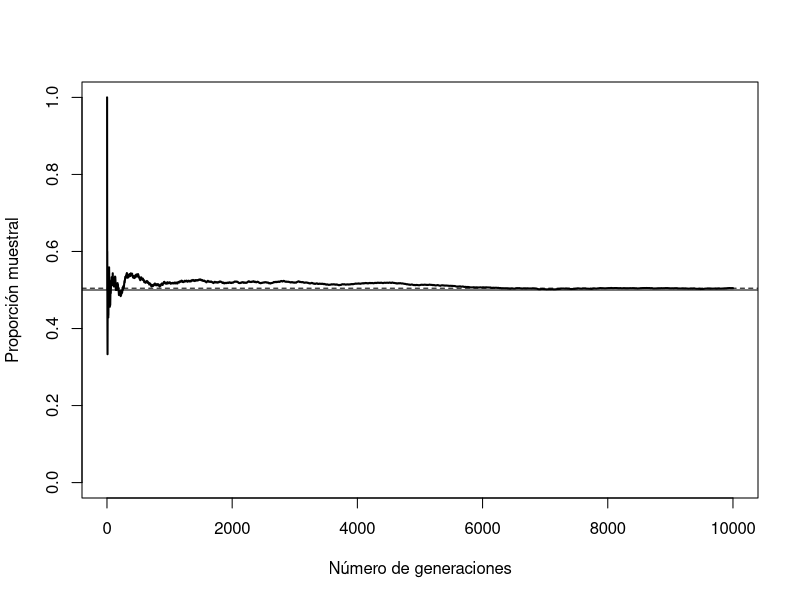
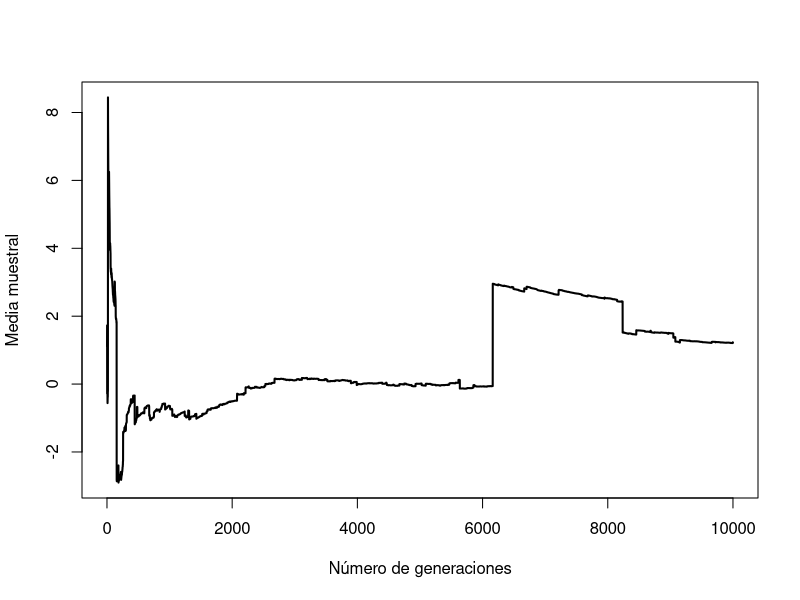
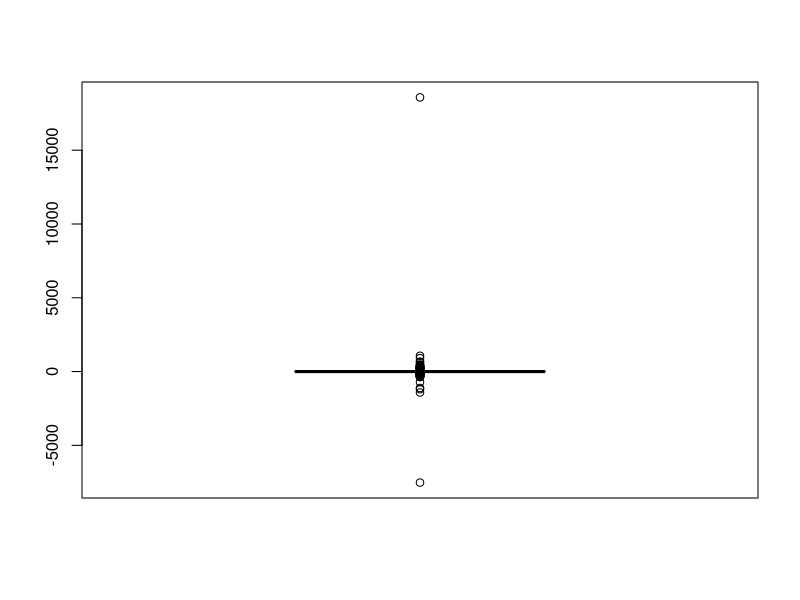
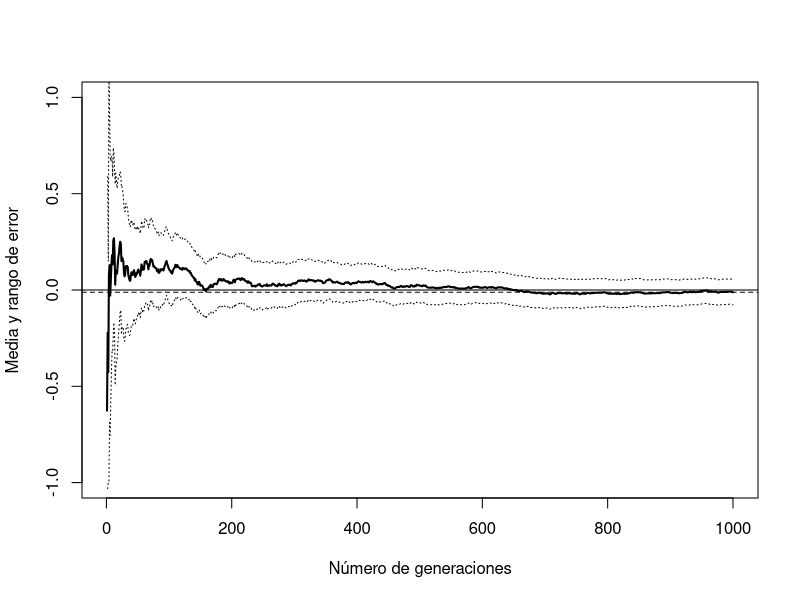
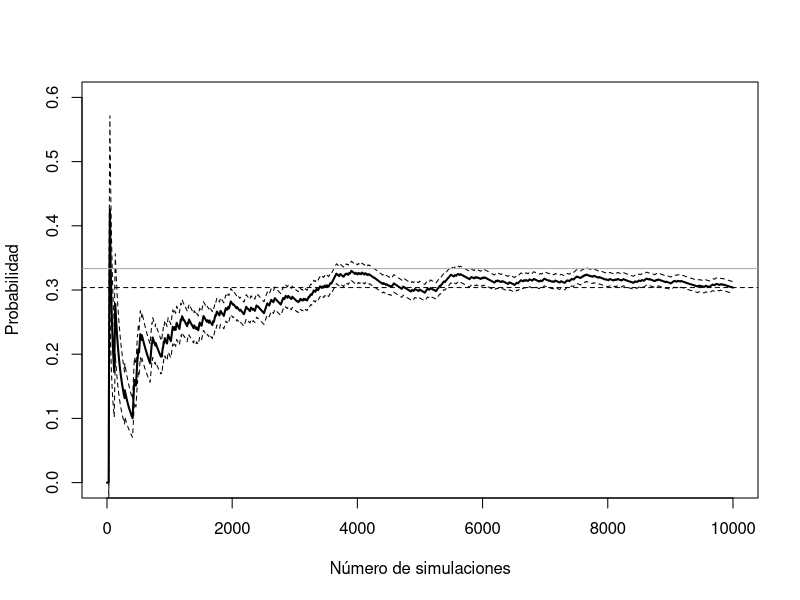
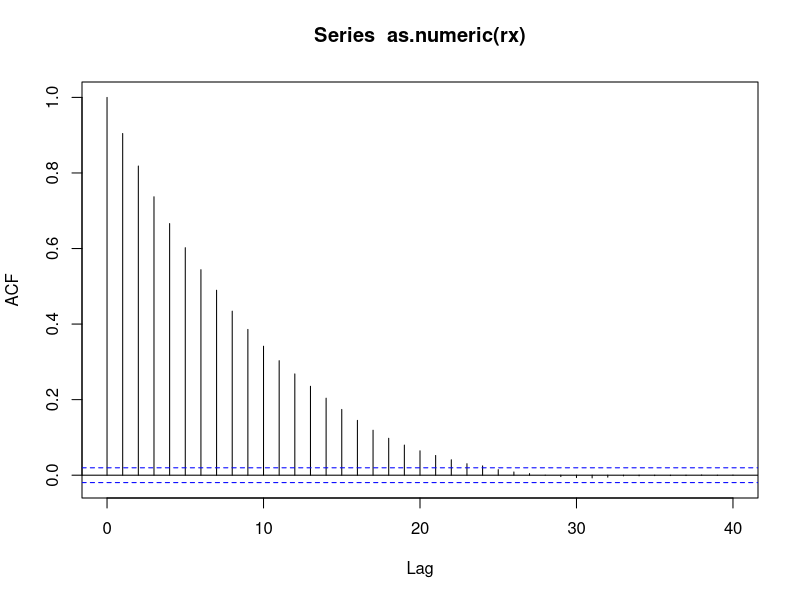
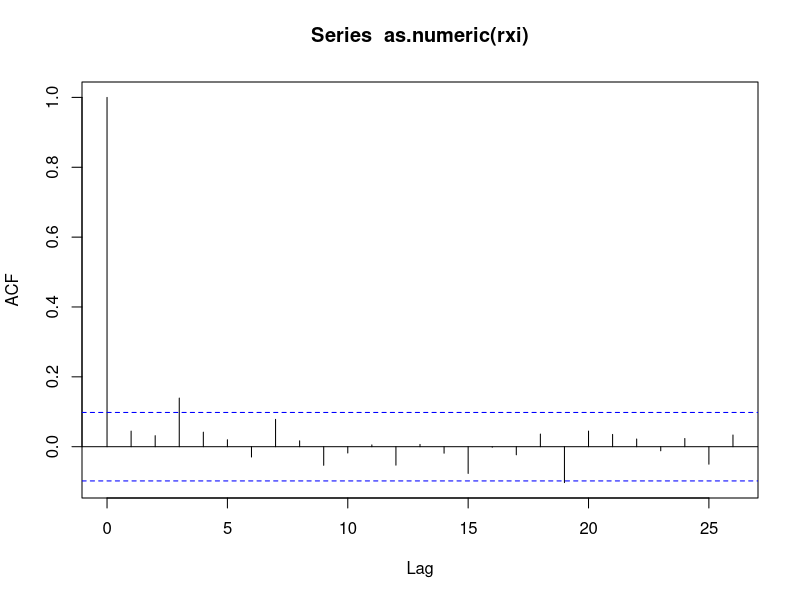
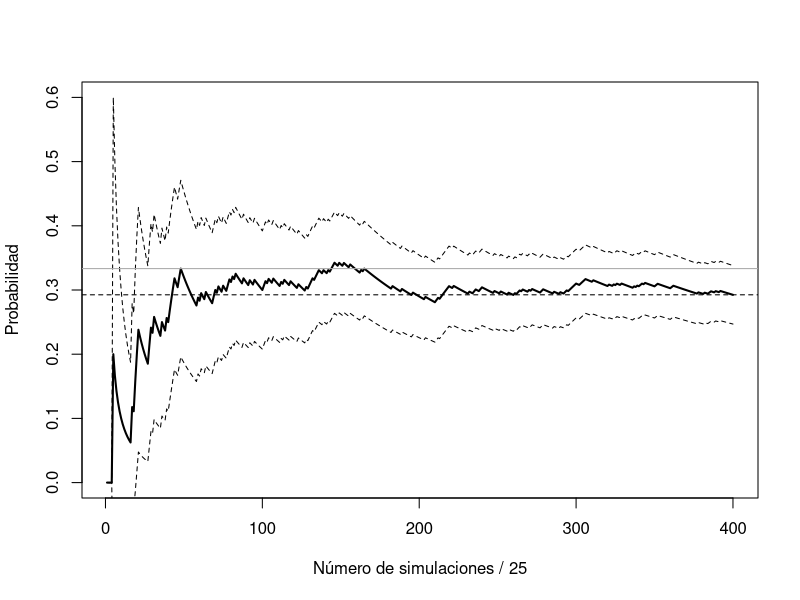

Generate these figures, in order, with R:
## ---- chunk 1

## ---- chunk 2
p <- 0.5
set.seed(1)
nsim <- 10000
# nsim <- 100
rx <- runif(nsim) <= p
## ---- chunk 3
mean(rx) 
## ---- chunk 4
plot(cumsum(rx)/1:nsim, type="l", lwd=2, xlab="Número de generaciones", 
     ylab="Proporción muestral", ylim=c(0,1))
abline(h = mean(rx), lty = 2)
# valor teórico
abline(h = p) 
## ---- chunk 5
set.seed(1)
nsim <- 10000
rx <- rcauchy(nsim)
plot(cumsum(rx)/1:nsim, type="l", lwd=2, 
     xlab="Número de generaciones", ylab="Media muestral")
## ---- chunk 6
boxplot(rx)
## ---- chunk 7
xsd <- 1
xmed <- 0
set.seed(1)
nsim <- 1000
rx <- rnorm(nsim, xmed, xsd)
## ---- chunk 8
mean(rx)
## ---- chunk 9
2*sd(rx)/sqrt(nsim)
## ---- chunk 10
n <- 1:nsim
est <- cumsum(rx)/n
esterr <- sqrt(cumsum((rx-est)^2))/(n - 1)  # Error estandar
plot(est, type = "l", lwd = 2, xlab = "Número de generaciones", 
     ylab = "Media y rango de error", ylim = c(-1, 1))
abline(h = est[nsim], lty=2)
lines(est + 2*esterr, lty=3)
lines(est - 2*esterr, lty=3)
abline(h = xmed)
## ---- chunk 11
# Variable dicotómica 0/1 (FALSE/TRUE)  
set.seed(1)
nsim <- 10000
alpha <- 0.03 # prob de cambio si seco
beta <- 0.06  # prob de cambio si lluvia
rx <- logical(nsim) # x == "llueve"
rx[1] <- FALSE # El primer día no llueve
for (i in 2:nsim)
  rx[i] <- if (rx[i-1]) runif(1) > beta else runif(1) < alpha

## ---- chunk 12
n <- 1:nsim
est <- cumsum(rx)/n
esterr <- sqrt(est*(1-est)/(n-1)) # OJO! Supone independencia
plot(est, type="l", lwd=2, ylab="Probabilidad", 
     xlab="Número de simulaciones", ylim=c(0,0.6))
abline(h = est[nsim], lty=2)
lines(est + 2*esterr, lty=2) 
lines(est - 2*esterr, lty=2)
abline(h = 1/3, col="darkgray")     # Prob. teor. cadenas Markov
## ---- chunk 13
est[nsim]
## ---- chunk 14
esterr[nsim]
## ---- chunk 15
acf(as.numeric(rx))
## ---- chunk 16
lag <- 24
xlag <- c(rep(FALSE, lag), TRUE)
rxi <- rx[xlag]
acf(as.numeric(rxi))
n <- 1:length(rxi)
est <- cumsum(rxi)/n
esterr <- sqrt(est*(1-est)/(n-1))
plot(est, type="l", lwd=2, ylab="Probabilidad", 
     xlab=paste("Número de simulaciones /", lag + 1), ylim=c(0,0.6))
abline(h = est[length(rxi)], lty=2)
lines(est + 2*esterr, lty=2) # Supone independencia
lines(est - 2*esterr, lty=2)
abline(h = 1/3, col="darkgray")     # Prob. teor. cadenas Markov
## ---- chunk 17
rxm <- rowMeans(matrix(rx, ncol = lag, byrow = TRUE))
n <- 1:length(rxm)
est <- cumsum(rxm)/n
esterr <- sqrt(cumsum((rxm-est)^2))/(n - 1)  # Error estándar
plot(est, type="l", lwd=2, ylab="Probabilidad", 
     xlab=paste("Número de simulaciones /", lag + 1), ylim=c(0,0.6))
abline(h = est[length(rxm)], lty=2)
lines(est + 2*esterr, lty=2) # OJO! Supone independencia
lines(est - 2*esterr, lty=2)
abline(h = 1/3, col="darkgray")     # Prob. teor. cadenas Markov
## ---- chunk 18
var.aprox <- nsim * esterr[length(rxm)]^2
var.aprox
## ---- chunk 19
var(rx)
## ---- chunk 20
set.seed(1)
rx2 <- logical(nsim)
rx2[1] <- TRUE # El primer día llueve
for (i in 2:nsim)
  rx2[i] <- if (rx2[i-1]) runif(1) > beta else runif(1) < alpha
n <- 1:nsim
est <- cumsum(rx)/n
est2 <- cumsum(rx2)/n
plot(est, type="l", ylab="Probabilidad", 
     xlab="Número de simulaciones", ylim=c(0,0.6))
lines(est2, lty = 2)
abline(v = 2000, lty = 3)
## ---- chunk 21
nsim <- 200   # Numero de simulaciones
xvar <- 1     # Varianza
xmed <- 0     # Media
rho <- 0.5    # Coeficiente AR
nburn <- 10   # Periodo de calentamiento (burn-in)
# Varianza del error
evar <- xvar*(1 - rho^2)
## ---- chunk 22
#   evar <- 1     
#   xvar <- evar / (1 - rho^2)
## ---- chunk 23
set.seed(1)
x <- numeric(nsim + nburn)
# Normalmente simularíamos el primer valor
#   rx[1] <- rnorm(1, mean = xmed, sd = sqrt(xvar))
# Aunque en este caso lo fijamos para alejarnos un poco de la distribución estacionaria
# (lo que requerirá de un mayor periodo de calentamiento)
x[1] <- -10
# Simular el resto de la secuencia
for (i in 2:length(x))
  x[i] <- xmed + rho*(x[i-1] - xmed) + rnorm(1, sd=sqrt(evar))
x <- as.ts(x)
plot(x)
abline(v = nburn, lty = 2)
# Eliminar periodo de calentamiento
rx <- x[-seq_len(nburn)]
## ---- chunk 24
rx2 <- arima.sim(list(order = c(1,0,0), ar = rho), n = nsim, n.start = nburn, sd = sqrt(evar))
